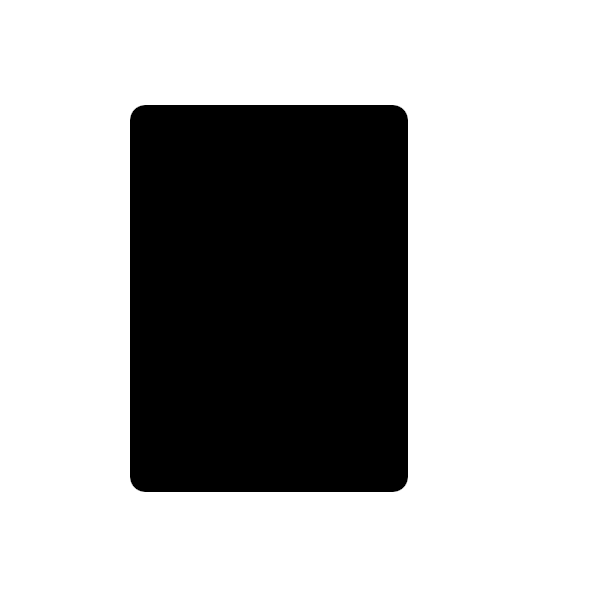
#> input picture objects/img/rot/0_deg.png, 600 x 600 px; its folder holds 4 pictures in this run
$ jupyter execute alignment.ipynb   (shell and % lines are left out)
#> lines starting #> are read from the running program, lines starting #| are printed output that depends on the picture; after the words box and inside, x2 and y2 are one past the last pixel; in counts of white or black regions, pixels touching at a corner belong together
### objects/document_scanner.py
import cv2 as cv
import numpy as np


def approxContours(cntr, epsilon=0.1):
    peri = cv.arcLength(cntr, True)
    return cv.approxPolyDP(cntr, epsilon * peri, True)


def distance(p1, p2) -> int:
    s1, s2 = np.subtract(p1, p2)
    return round(np.sqrt(s1**2 + s2**2))


def getCenter(cntr):
    m = cv.moments(cntr)
    return int(m["m10"] / m["m00"]), int(m["m01"] / m["m00"])


def getCornerPoints(cnt):
    leftmost = tuple(cnt[cnt[:, :, 0].argmin()][0])
    rightmost = tuple(cnt[cnt[:, :, 0].argmax()][0])
    topmost = tuple(cnt[cnt[:, :, 1].argmin()][0])
    bottommost = tuple(cnt[cnt[:, :, 1].argmax()][0])
    return {"l": leftmost, "r": rightmost, "t": topmost, "b": bottommost}


# [29 lines left out: functions alignSelection, document_selection_preprocessing, reorder_point_on_closest_distance, not called in this run]


def get_smallest_index(lst: list[int]) -> int:
    smallest_ix = 0
    for ix, val in enumerate(lst):
        if val < lst[smallest_ix]:
            smallest_ix = ix
    return smallest_ix

### objects/alignment.ipynb
[cell 1]
import cv2 as cv
import numpy as np
from matplotlib import pyplot as plt
import glob
import document_scanner as ds

plt.set_cmap("gray")

[cell 2]
images = [cv.imread(f) for f in glob.glob("img/rot/*_deg.png")]
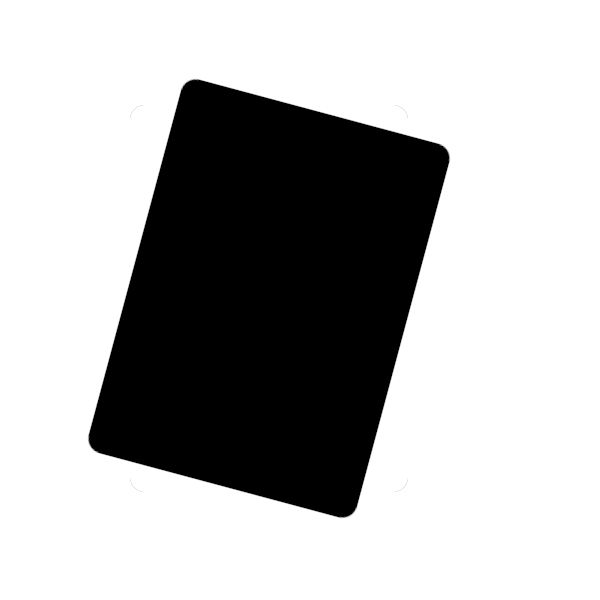
#> input picture objects/img/rot/15_deg.png, 600 x 600 px
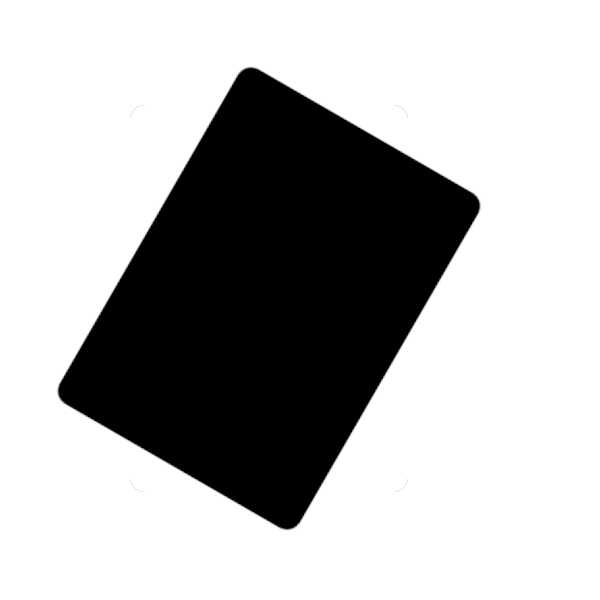
#> input picture objects/img/rot/30_deg.png, 600 x 600 px
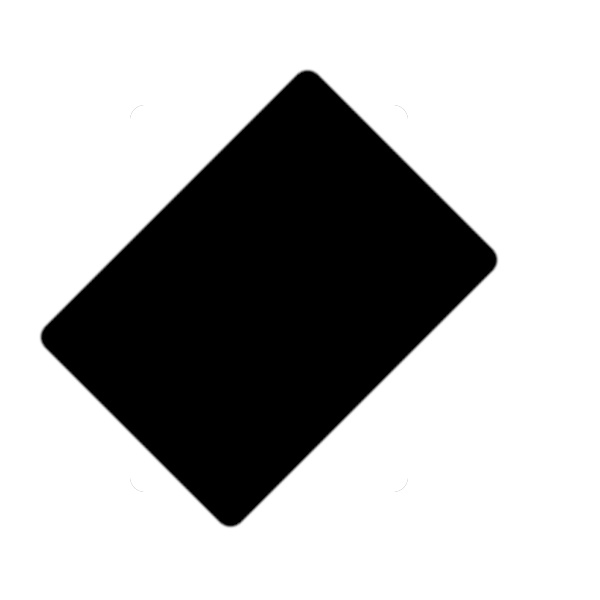
#> input picture objects/img/rot/45_deg.png, 600 x 600 px
#> images = 4 items

[cell 3]
def prep_subplot(l=len(images)):
    fig, ax = plt.subplots(1, l)
    fig.set_tight_layout(True)

    fig.set_size_inches(24 * 2, 24)
    [a.set_axis_off() for a in ax.ravel()]

    return fig, ax

[cell 4]
def get_biggest_contours(img):
    pipe = cv.cvtColor(img, cv.COLOR_BGR2GRAY)
    _, pipe = cv.threshold(pipe, 175, 255, cv.THRESH_BINARY_INV)
    black = np.zeros(img.shape)
    cntrs, h = cv.findContours(pipe, cv.RETR_EXTERNAL, cv.CHAIN_APPROX_NONE)
    return max(cntrs, key=cv.contourArea)


def run_test_one(img):
    cntr = get_biggest_contours(img)
    return cv.drawContours(np.zeros(img.shape), [cntr], -1, (1, 0, 0), 4)


def run_test_two(img):
    cntr = get_biggest_contours(img)
    aprx = ds.approxContours(cntr)
    black = np.zeros(img.shape)
    cv.drawContours(black, [cntr], -1, (0, 0, 1), 16)
    cv.drawContours(black, [aprx], -1, (0, 1, 0), 4)
    for c in aprx:
        cv.circle(black, c[0], 16, (1, 0, 0), 4)
    return black


def run_test_three(img):
    cntr = get_biggest_contours(img)
    aprx = ds.approxContours(cntr)
    pts = ds.getCornerPoints(aprx)
    colors = {"l": (1, 1, 1), "r": (1, 0, 0), "t": (0, 1, 0), "b": (0, 0, 1)}
    black = np.zeros(img.shape)

    for ix, pt in enumerate(aprx):
        cv.circle(black, pt[0], 16, list(colors.values())[ix], 3)

    for key in pts:
        cv.circle(black, pts[key], 6, colors[key], -1)
    return black


def run_test_four(img):
    """use close point to top left corner"""
    cntr = get_biggest_contours(img)
    aprx = ds.approxContours(cntr)
    s_ix = ds.get_smallest_index([ds.distance((0, 0), a[0]) for a in aprx])
    black = np.zeros(img.shape)
    colors = [(1, 1, 1), (1, 0, 0), (0, 1, 0), (0, 0, 1)]

    cv.drawContours(black, [aprx], -1, (0, 1, 0), 4)

    # # aprx = np.roll(aprx, s_ix, axis=0)
    # for ix, pt in enumerate(aprx):
    #     cv.circle(black, pt[0], 16, colors[ix], 3)
    #     cv.circle(black, (0, 0), ds.distance((0, 0), pt[0]), colors[ix], 3)

    for i in range(len(aprx)):
        ix = (i + s_ix) % len(aprx)
        pt = aprx[ix]
        cv.circle(black, pt[0], 16, colors[i], 3)
        cv.circle(black, (0, 0), ds.distance((0, 0), pt[0]), colors[i], 3)

    return black

[cell 5]
colors = {"l": (1, 1, 1), "r": (1, 0, 0), "t": (0, 1, 0), "b": (0, 0, 1)}
list(colors.values())[0]

[cell 6]
fig, ax = prep_subplot()
_ = [ax[ix].imshow(img[::-1, :, :]) for ix, img in enumerate(images)]
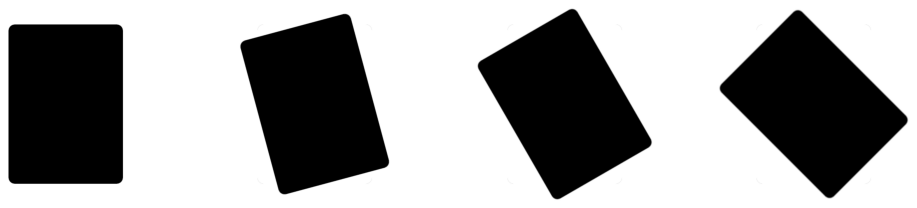
#> figure drawn by matplotlib, 4 panels

[cell 7]
fig, ax = prep_subplot()
_ = [ax[ix].imshow(run_test_one(img[::-1, :, :])) for ix, img in enumerate(images)]
#> in get_biggest_contours, `_, pipe = cv.threshold(pipe, 175, 255, cv.THRESH_BINARY_INV)`:
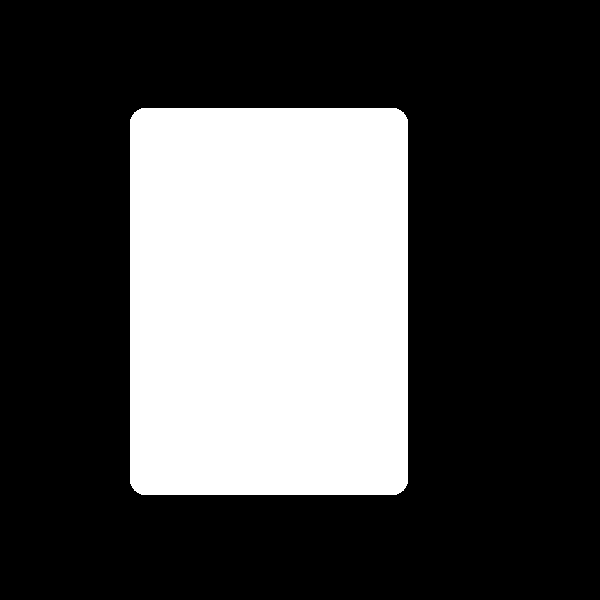
#> pipe: shape (600, 600); 29.8% white; 1 white region
#> in get_biggest_contours, `cntrs, h = cv.findContours(pipe, cv.RETR_EXTERNAL, cv.CHAIN_APPROX_NONE)`: cntrs = 1 contour; box (x1, y1, x2, y2) and area: (130, 108, 408, 495) 106738; h = [[-1, -1, -1, -1]]
#> in run_test_one, `cntr = get_biggest_contours(img)`: cntr = contour of 1294 points, box (x1, y1, x2, y2) (130, 108, 408, 495), area 106738
#> in get_biggest_contours (call 2), `_, pipe = cv.threshold(pipe, 175, 255, cv.THRESH_BINARY_INV)`: pipe: shape (600, 600); 29.8% white; 1 white region
#> in get_biggest_contours (call 2), `cntrs, h = cv.findContours(pipe, cv.RETR_EXTERNAL, cv.CHAIN_APPROX_NONE)`: cntrs = 1 contour; box (x1, y1, x2, y2) and area: (88, 82, 450, 521) 106666
#> in get_biggest_contours (call 3), `_, pipe = cv.threshold(pipe, 175, 255, cv.THRESH_BINARY_INV)`: pipe: shape (600, 600); 29.8% white; 1 white region
#> in get_biggest_contours (call 3), `cntrs, h = cv.findContours(pipe, cv.RETR_EXTERNAL, cv.CHAIN_APPROX_NONE)`: cntrs = 1 contour; box (x1, y1, x2, y2) and area: (58, 70, 480, 533) 106678
#> in get_biggest_contours (call 4), `_, pipe = cv.threshold(pipe, 175, 255, cv.THRESH_BINARY_INV)`: pipe: shape (600, 600); 29.7% white; 1 white region
#> in get_biggest_contours (call 4), `cntrs, h = cv.findContours(pipe, cv.RETR_EXTERNAL, cv.CHAIN_APPROX_NONE)`: cntrs = 1 contour; box (x1, y1, x2, y2) and area: (40, 73, 498, 530) 106373

[cell 8]
fig, ax = prep_subplot()
_ = [ax[ix].imshow(run_test_two(img)) for ix, img in enumerate(images)]
#> in get_biggest_contours, img is the input picture: shape (600, 600, 3); min 0, max 255, mean 178.9
#> in get_biggest_contours (call 5), `_, pipe = cv.threshold(pipe, 175, 255, cv.THRESH_BINARY_INV)`: pipe: shape (600, 600); 29.8% white; 1 white region
#> in get_biggest_contours (call 5), `cntrs, h = cv.findContours(pipe, cv.RETR_EXTERNAL, cv.CHAIN_APPROX_NONE)`: cntrs = 1 contour; box (x1, y1, x2, y2) and area: (130, 105, 408, 492) 106738
#> in run_test_two, `cntr = get_biggest_contours(img)`: cntr = contour of 1294 points, box (x1, y1, x2, y2) (130, 105, 408, 492), area 106738
#> in approxContours, `peri = cv.arcLength(cntr, True)`: peri = 1307.3
#> in run_test_two, `aprx = ds.approxContours(cntr)`: aprx = [[134, 109], [134, 487], [403, 487], [403, 109]]
#> in run_test_two, `cv.drawContours(black, [aprx], -1, (0, 1, 0), 4)`: black: shape (600, 600, 3) float64; mean of channels 0, 1, 2 0, 0.0179, 0.0435
#> the loop in run_test_two, `for c in aprx:` made 4 passes
#> after the loop in run_test_two, `for c in aprx:`: black: shape (600, 600, 3) float64; mean of channels 0, 1, 2 0.00567, 0.0174, 0.0419
#> in get_biggest_contours, img is the input picture: shape (600, 600, 3); min 0, max 255, mean 179.2
#> in get_biggest_contours (call 6), `_, pipe = cv.threshold(pipe, 175, 255, cv.THRESH_BINARY_INV)`: pipe: shape (600, 600); 29.8% white; 1 white region
#> in get_biggest_contours (call 6), `cntrs, h = cv.findContours(pipe, cv.RETR_EXTERNAL, cv.CHAIN_APPROX_NONE)`: cntrs = 1 contour; box (x1, y1, x2, y2) and area: (88, 79, 450, 518) 106666
#> in run_test_two (call 2), `cv.drawContours(black, [aprx], -1, (0, 1, 0), 4)`: black: shape (600, 600, 3) float64; mean of channels 0, 1, 2 0, 0.0187, 0.0408
#> the loop in run_test_two (call 2), `for c in aprx:` made 4 passes
#> c on passes 1 to 4: [[190, 80]], [[89, 444]], [[347, 516]], [[448, 152]]
#> after the loop in run_test_two (call 2), `for c in aprx:`: black: shape (600, 600, 3) float64; mean of channels 0, 1, 2 0.00567, 0.0181, 0.0393
#> in get_biggest_contours, img is the input picture: shape (600, 600, 3); min 0, max 255, mean 179.3
#> in get_biggest_contours (call 7), `_, pipe = cv.threshold(pipe, 175, 255, cv.THRESH_BINARY_INV)`: pipe: shape (600, 600); 29.8% white; 1 white region
#> in get_biggest_contours (call 7), `cntrs, h = cv.findContours(pipe, cv.RETR_EXTERNAL, cv.CHAIN_APPROX_NONE)`: cntrs = 1 contour; box (x1, y1, x2, y2) and area: (58, 67, 480, 530) 106678
#> in run_test_two (call 3), `cv.drawContours(black, [aprx], -1, (0, 1, 0), 4)`: black: shape (600, 600, 3) float64; mean of channels 0, 1, 2 0, 0.0176, 0.0446
#> after the loop in run_test_two (call 3), `for c in aprx:`: black: shape (600, 600, 3) float64; mean of channels 0, 1, 2 0.00567, 0.017, 0.043
#> in get_biggest_contours, img is the input picture: shape (600, 600, 3); min 0, max 255, mean 179.5
#> in get_biggest_contours (call 8), `_, pipe = cv.threshold(pipe, 175, 255, cv.THRESH_BINARY_INV)`:
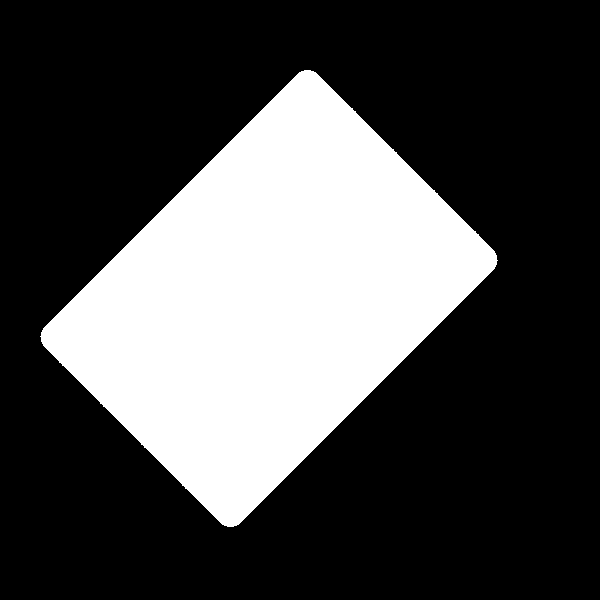
#> pipe: shape (600, 600); 29.7% white; 1 white region
#> in get_biggest_contours (call 8), `cntrs, h = cv.findContours(pipe, cv.RETR_EXTERNAL, cv.CHAIN_APPROX_NONE)`: cntrs = 1 contour; box (x1, y1, x2, y2) and area: (40, 70, 498, 527) 106373
#> in run_test_two (call 4), `cntr = get_biggest_contours(img)`: cntr = contour of 952 points, box (x1, y1, x2, y2) (40, 70, 498, 527), area 106373
#> in run_test_two (call 4), `aprx = ds.approxContours(cntr)`: aprx = [[310, 70], [40, 336], [227, 526], [497, 260]]
#> in run_test_two (call 4), `cv.drawContours(black, [aprx], -1, (0, 1, 0), 4)`: black: shape (600, 600, 3) float64; mean of channels 0, 1, 2 0, 0.0149, 0.0487
#> the loop in run_test_two (call 4), `for c in aprx:` made 4 passes
#> after the loop in run_test_two (call 4), `for c in aprx:`:
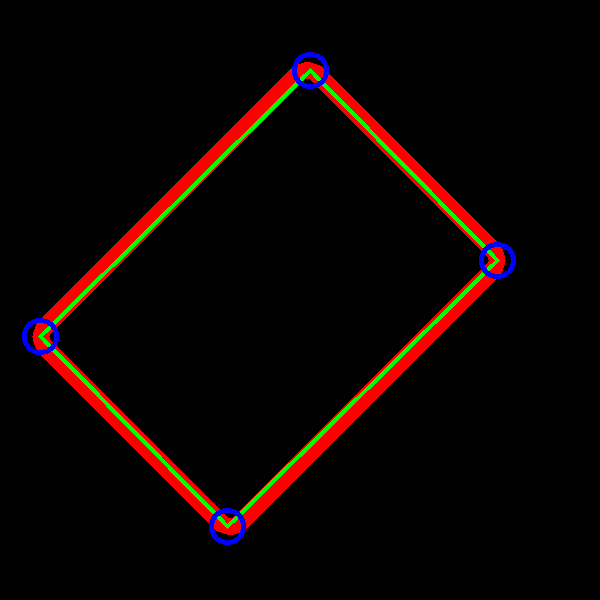
#> black: shape (600, 600, 3) float64; mean of channels 0, 1, 2 0.00567, 0.0144, 0.047; drawn as B, G, R

[cell 9]
fig, ax = prep_subplot()
_ = [ax[ix].imshow(run_test_three(img)) for ix, img in enumerate(images)]
#> in get_biggest_contours (call 9), `cntrs, h = cv.findContours(pipe, cv.RETR_EXTERNAL, cv.CHAIN_APPROX_NONE)`: cntrs = 1 contour; box (x1, y1, x2, y2) and area: (130, 105, 408, 492) 106738
#> in run_test_three, `cntr = get_biggest_contours(img)`: cntr = contour of 1294 points, box (x1, y1, x2, y2) (130, 105, 408, 492), area 106738
#> in run_test_three, `aprx = ds.approxContours(cntr)`: aprx = [[134, 109], [134, 487], [403, 487], [403, 109]]
#> in getCornerPoints, `leftmost = tuple(cnt[cnt[:, :, 0].argmin()][0])`: leftmost = (134, 109)
#> in getCornerPoints, `rightmost = tuple(cnt[cnt[:, :, 0].argmax()][0])`: rightmost = (403, 487)
#> in getCornerPoints, `topmost = tuple(cnt[cnt[:, :, 1].argmin()][0])`: topmost = (134, 109)
#> in getCornerPoints, `bottommost = tuple(cnt[cnt[:, :, 1].argmax()][0])`: bottommost = (134, 487)
#> in run_test_three, `pts = ds.getCornerPoints(aprx)`: pts = {'l': (134, 109), 'r': (403, 487), 't': (134, 109), 'b': (134, 487)}
#> the loop in run_test_three, `for ix, pt in enumerate(aprx):` made 4 passes
#> after the loop in run_test_three, `for ix, pt in enumerate(aprx):`:
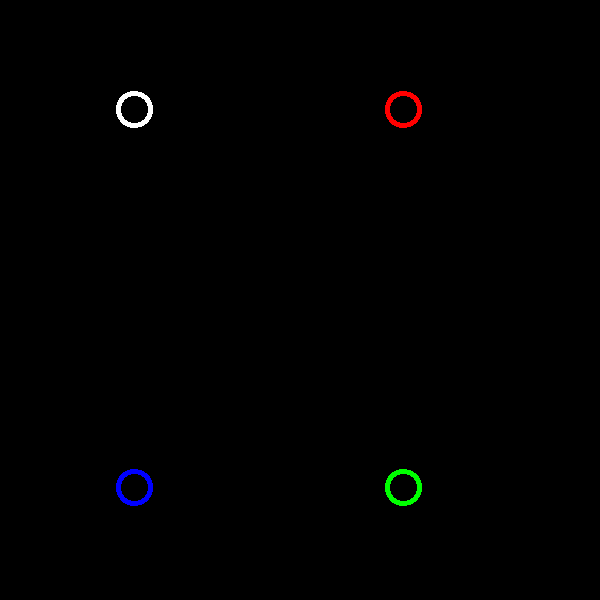
#> black: shape (600, 600, 3) float64; mean of channels 0, 1, 2 0.00283, 0.00283, 0.00283; drawn as B, G, R
#> the loop in run_test_three, `for key in pts:` made 4 passes
#> after the loop in run_test_three, `for key in pts:`:
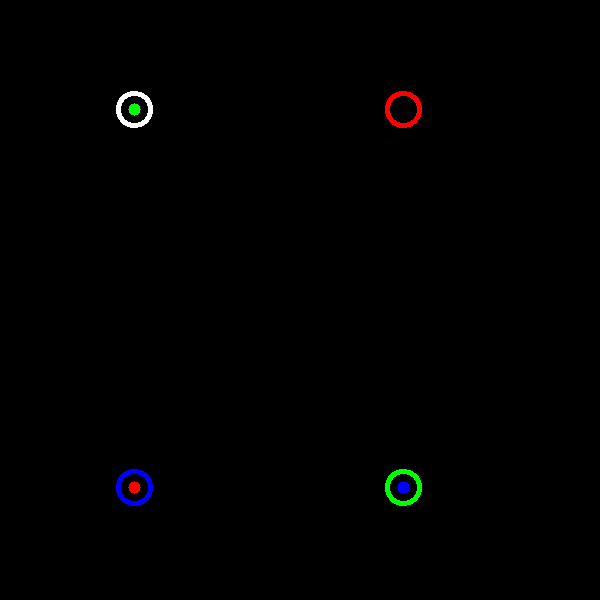
#> black: shape (600, 600, 3) float64; 0.09% of pixels changed, all inside (x1, y1, x2, y2) = (128, 103, 410, 494); drawn as B, G, R
#> in get_biggest_contours (call 10), `cntrs, h = cv.findContours(pipe, cv.RETR_EXTERNAL, cv.CHAIN_APPROX_NONE)`: cntrs = 1 contour; box (x1, y1, x2, y2) and area: (88, 79, 450, 518) 106666
#> in run_test_three (call 2), `cntr = get_biggest_contours(img)`: cntr = contour of 1250 points, box (x1, y1, x2, y2) (88, 79, 450, 518), area 106666
#> in run_test_three (call 2), `aprx = ds.approxContours(cntr)`: aprx = [[190, 80], [89, 444], [347, 516], [448, 152]]
#> in run_test_three (call 2), `pts = ds.getCornerPoints(aprx)`: pts = {'l': (89, 444), 'r': (448, 152), 't': (190, 80), 'b': (347, 516)}
#> the loop in run_test_three (call 2), `for ix, pt in enumerate(aprx):` made 4 passes
#> the loop in run_test_three (call 2), `for key in pts:` made 4 passes
#> after the loop in run_test_three (call 2), `for key in pts:`:
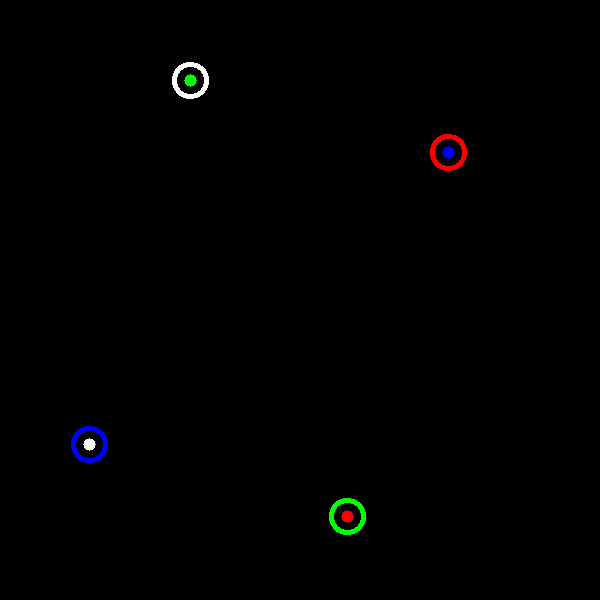
#> black: shape (600, 600, 3) float64; mean of channels 0, 1, 2 0.00346, 0.00346, 0.00346; drawn as B, G, R
#> in get_biggest_contours (call 11), `cntrs, h = cv.findContours(pipe, cv.RETR_EXTERNAL, cv.CHAIN_APPROX_NONE)`: cntrs = 1 contour; box (x1, y1, x2, y2) and area: (58, 67, 480, 530) 106678
#> in get_biggest_contours (call 12), `cntrs, h = cv.findContours(pipe, cv.RETR_EXTERNAL, cv.CHAIN_APPROX_NONE)`: cntrs = 1 contour; box (x1, y1, x2, y2) and area: (40, 70, 498, 527) 106373

[cell 10]
fig, ax = prep_subplot()
_ = [ax[ix].imshow(run_test_four(img[:,::-1,:])) for ix, img in enumerate(images)]
#> in get_biggest_contours (call 13), `cntrs, h = cv.findContours(pipe, cv.RETR_EXTERNAL, cv.CHAIN_APPROX_NONE)`: cntrs = 1 contour; box (x1, y1, x2, y2) and area: (192, 105, 470, 492) 106738
#> in run_test_four, `cntr = get_biggest_contours(img)`: cntr = contour of 1294 points, box (x1, y1, x2, y2) (192, 105, 470, 492), area 106738
#> in run_test_four, `aprx = ds.approxContours(cntr)`: aprx = [[196, 109], [196, 487], [465, 487], [465, 109]]
#> in run_test_four, `s_ix = ds.get_smallest_index([ds.distance((0, 0), a[0]) for a in aprx])`: s_ix = 0
#> the loop in run_test_four, `for i in range(len(aprx)):` made 4 passes
#> (pt, s1 in distance, s2 in distance) on passes 1 to 4: ([[196, 109]], -196, -109), ([[196, 487]], -196, -487), ([[465, 487]], -465, -487), ([[465, 109]], -465, -109)
#> in get_biggest_contours (call 14), `cntrs, h = cv.findContours(pipe, cv.RETR_EXTERNAL, cv.CHAIN_APPROX_NONE)`: cntrs = 1 contour; box (x1, y1, x2, y2) and area: (150, 79, 512, 518) 106666
#> the loop in get_smallest_index (call 2), `for ix, val in enumerate(lst):` made 4 passes
#> (val, smallest_ix) on pass 2: (214, 1)
#> val on passes 1, 3, 4: 417, 574, 676
#> the loop in run_test_four (call 2), `for i in range(len(aprx)):` made 4 passes
#> (ix, pt, s1 in distance, s2 in distance) on passes 1 to 4: (1, [[151, 152]], -151, -152), (2, [[252, 516]], -252, -516), (3, [[510, 444]], -510, -444), (0, [[409, 80]], -409, -80)
#> in get_biggest_contours (call 15), `cntrs, h = cv.findContours(pipe, cv.RETR_EXTERNAL, cv.CHAIN_APPROX_NONE)`: cntrs = 1 contour; box (x1, y1, x2, y2) and area: (120, 67, 542, 530) 106678
#> in get_biggest_contours (call 16), `cntrs, h = cv.findContours(pipe, cv.RETR_EXTERNAL, cv.CHAIN_APPROX_NONE)`: cntrs = 1 contour; box (x1, y1, x2, y2) and area: (102, 70, 560, 527) 106373
